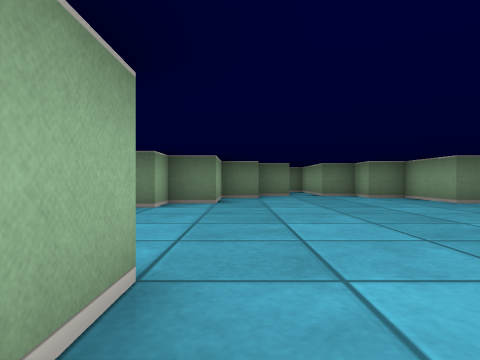
[1] (above)

15 first-person views from a walk through a cub3D level. The camera is about half as high as the walls, looks level and sees 75° across. The floor is counted in squares. Each view is taken from the middle of a square. On the plan, view 1 faces up. The plan holds only what a view shows up to about 9 squares ahead; the rest is blank. The place goes on beyond the plan.

[2]
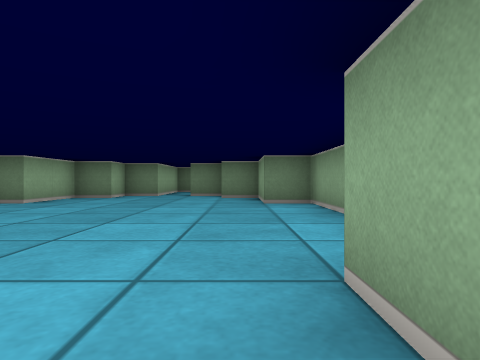

[3]
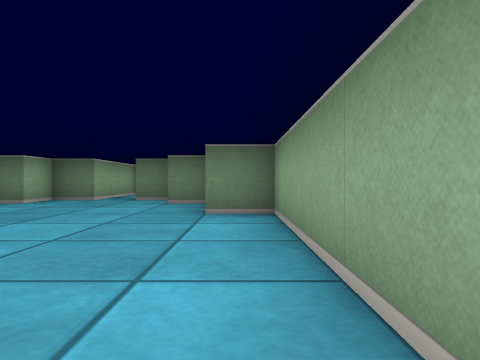

[4]
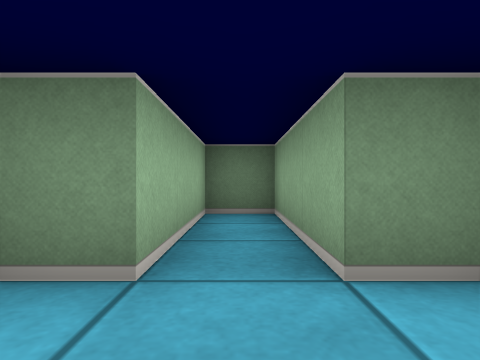

[5]
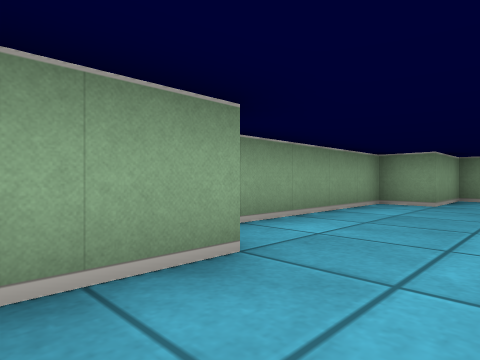

[6]
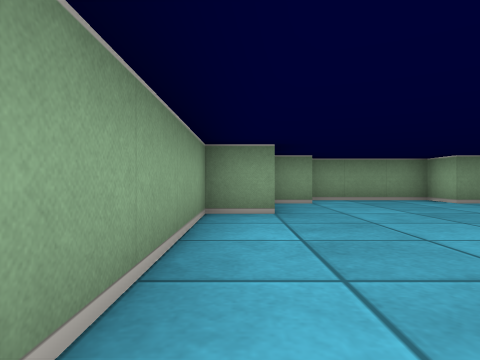

[7]
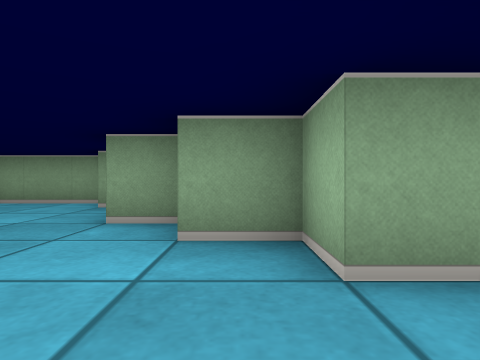

[8]
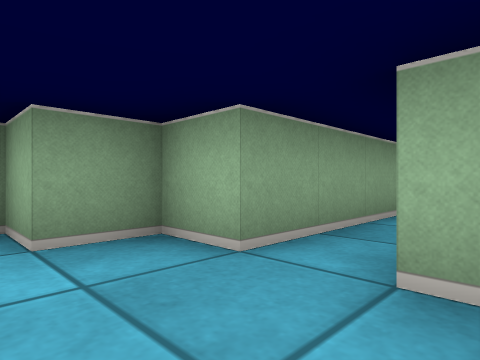

[9]
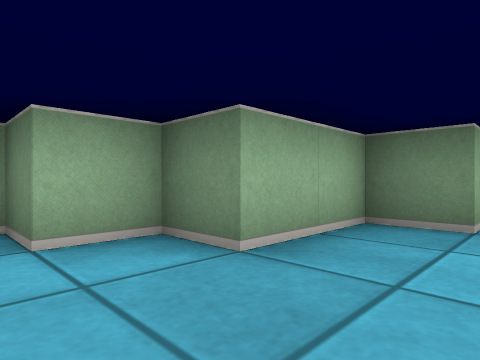

[10]
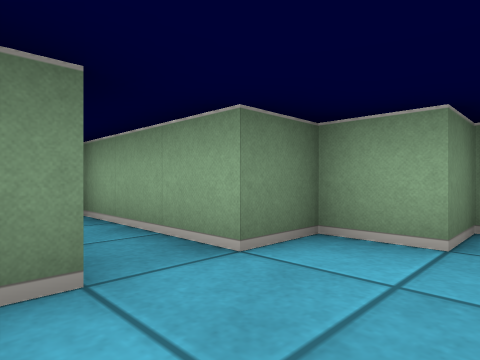

[11]
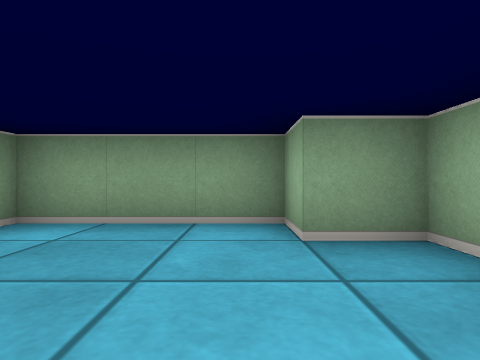

[12]
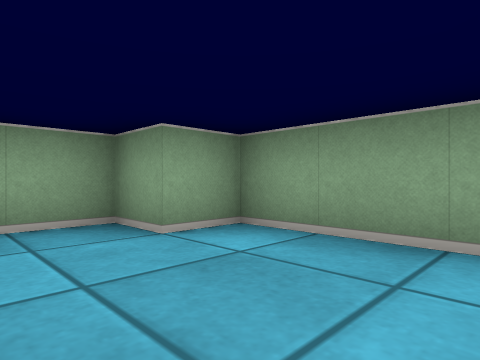

[13]
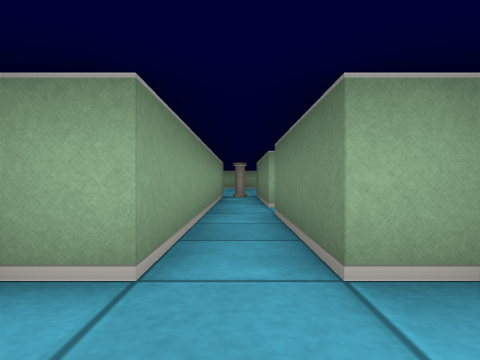

[14]
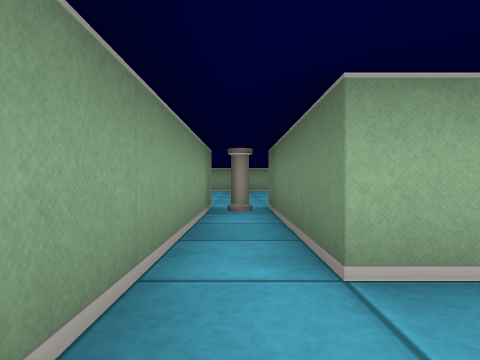

[15]
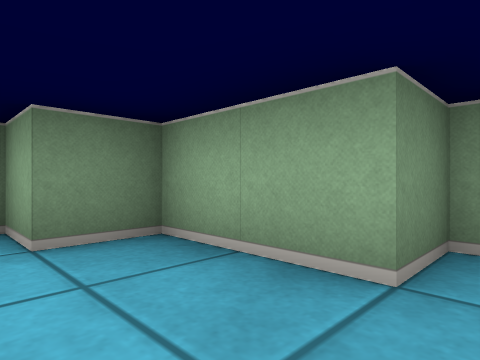

### Floor plan
Points are (right, up) in squares from view 1. A wall is a line through its corners. A room is listed if a view was taken in it or the views show most of it. See-through windows are left out.
Room 1 (views 1, 2, 3, 4, 5, 6, 7, 8, 9, 10, 11, 12, 13, 15)
walls: (-2.5, 3.5) (-2.5, 2.5) (-1.5, 2.5) (-1.5, 1.5) (-0.5, 1.5) (-0.5, -0.5) (0.5, -0.5) (0.5, -1.5) (3.5, -1.5) (3.5, -0.5) (4.5, -0.5) (4.5, 1.5) (5.5, 1.5) (5.5, 6.5) (4.5, 6.5) (4.5, 8.5) (3.5, 8.5) (3.5, 9.5) (2.5, 9.5) (2.5, 12.5) (1.5, 12.5) (1.5, 9.5) (0.5, 9.5) (0.5, 8.5) (-0.5, 8.5) (-0.5, 6.5) (-1.5, 6.5) (-1.5, 5.5) (-2.5, 5.5) (-2.5, 4.5)
ways out: opening at (-3, 4) to room 2
Room 2 (view 14)
walls: (-6.5, 5.2) (-6.5, 4.5); (-6.5, 3.5) (-2.5, 3.5); (-2.5, 4.5) (-5.5, 4.5)
ways out: opening at (-3, 4) to room 1; opening at (-7, 4)

Where each view was taken, in squares from view 1:
view 1: 0 up, 0 right, facing up
view 2: 0 up, 4 right, facing up
view 3: 2 up, 5 right, facing up
view 4: 8 up, 2 right, facing up
view 5: 8 up, 3 right, facing down-right
view 6: 6 up, 5 right, facing down
view 7: 5 up, 2 left, facing down
view 8: 5 up, 1 left, facing down-left
view 9: 5 up, 1 right, facing up-left
view 10: 8 up, 1 right, facing up-right
view 11: 2 up, 1 right, facing down
view 12: 1 up, 1 right, facing down-right
view 13: 4 up, 1 left, facing left
view 14: 4 up, 5 left, facing left
view 15: 6 up, 3 right, facing up-right
